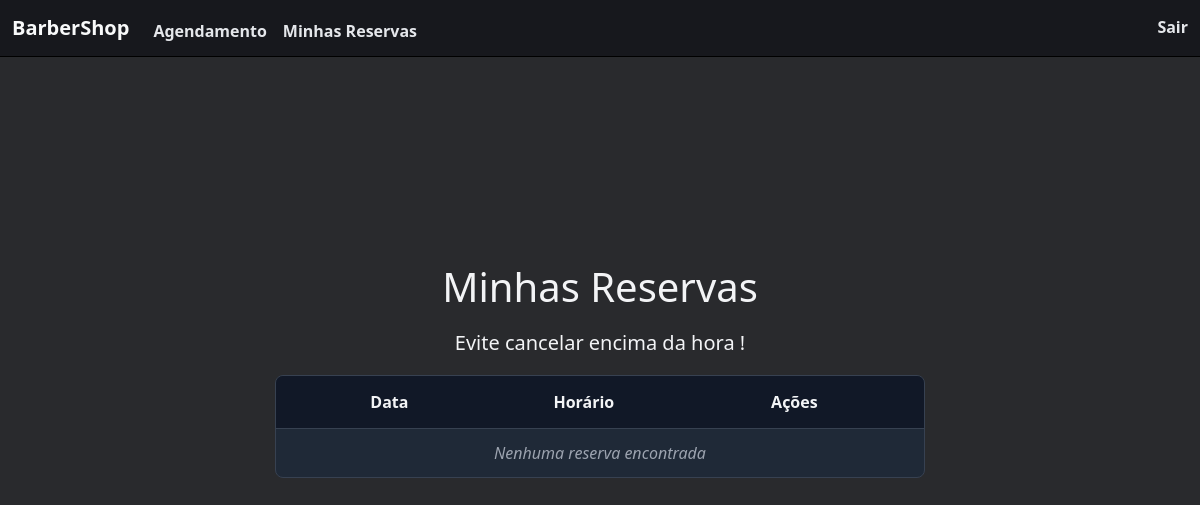
The page /minhasReservas (signed in) on the database as committed earlier.
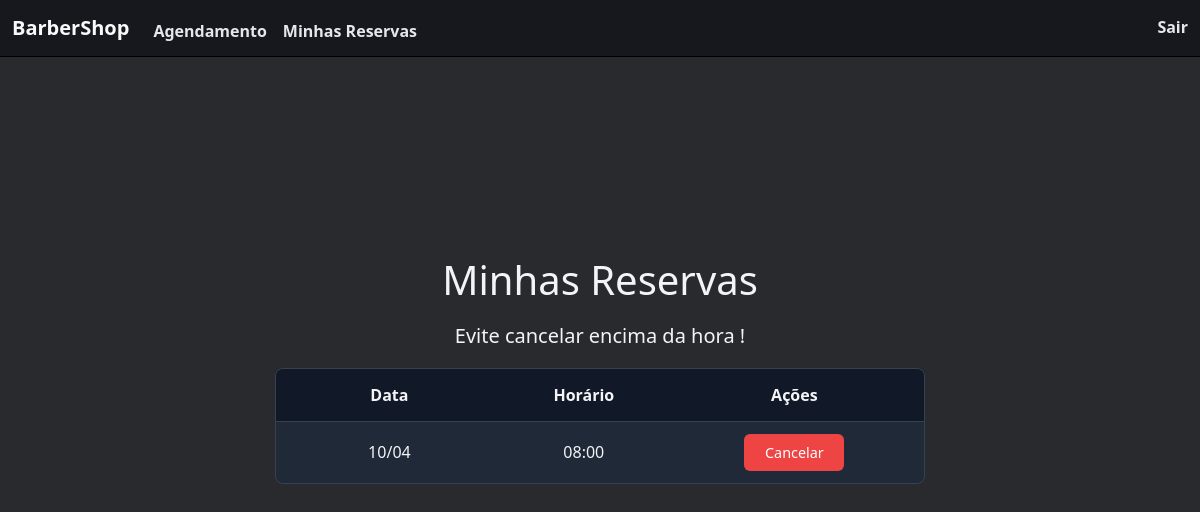
The same page on the database as committed later.
### tables this page shows
CREATE TABLE agendamentos (
    id INTEGER PRIMARY KEY AUTOINCREMENT,
    data_hora DATETIME NOT NULL,  
    disponivel BOOLEAN DEFAULT TRUE,
    user_id INTEGER,              
    FOREIGN KEY (user_id) REFERENCES users(id)
);

### app.py (the view)
@app.route("/minhasReservas")
@login_required
def minhasReservas():
    db = get_db()
    reservas = db.execute("SELECT id, data_hora  FROM agendamentos WHERE user_id = ? AND disponivel = 0", [session["user_id"]]).fetchall()
    return render_template("horariosAgendados.html", reservas=reservas)

### helpers.py (called while the page is built)
def get_db():
    if 'db' not in g:
        g.db = sqlite3.connect(DATABASE)
        g.db.row_factory = sqlite3.Row  # Retorna dicionários em vez de tuplas
    return g.db

def login_required(f):
    @wraps(f)
    def decorated_function(*args, **kwargs):
        if "user_id" not in session:
            return redirect(url_for("login"))
        return f(*args, **kwargs)
    return decorated_function

### templates/horariosAgendados.html (shortened to what this page needs)
{% extends "layout.html" %}
{% block main %}
<div class="reservas-container compact-view">
  <div class="cabecalho">
    <h1>Minhas Reservas</h1>
    <h5>Evite cancelar encima da hora !</h5>
  </div>
  <div class="tabela-reservas-wrapper">
    <table class="tabela-reservas">
      <thead>
        <tr>
          <th class="col-data">Data</th>
          <th class="col-horario">Horário</th>
          <th class="col-acoes">Ações</th>
        </tr>
      </thead>
      <tbody>
        {% for reserva in reservas %}
        <tr>
          <td>{{ reserva.data_hora.split()[0].split('-')[2] }}/{{ reserva.data_hora.split()[0].split('-')[1] }}</td>
          <td>{{ reserva.data_hora.split()[1][:5] }}</td>
          <td>
            <form action="{{ url_for('cancelar_reserva') }}" method="post">
              <button type="submit" class="btn-cancelar">Cancelar</button>
            </form>
          </td>
        </tr>
        {% else %}
        <tr>
          <td colspan="3" class="sem-reservas">Nenhuma reserva encontrada</td>
        </tr>
        {% endfor %}
      </tbody>
    </table>
  </div>
</div>
{% endblock %}

Rows that differ between the two databases and show on the page:
now on this page (row edited): agendamentos: data_hora "10", data_hora "04", data_hora "08:00"
Other text that changed with them:
text no longer shown: "Nenhuma reserva encontrada"
